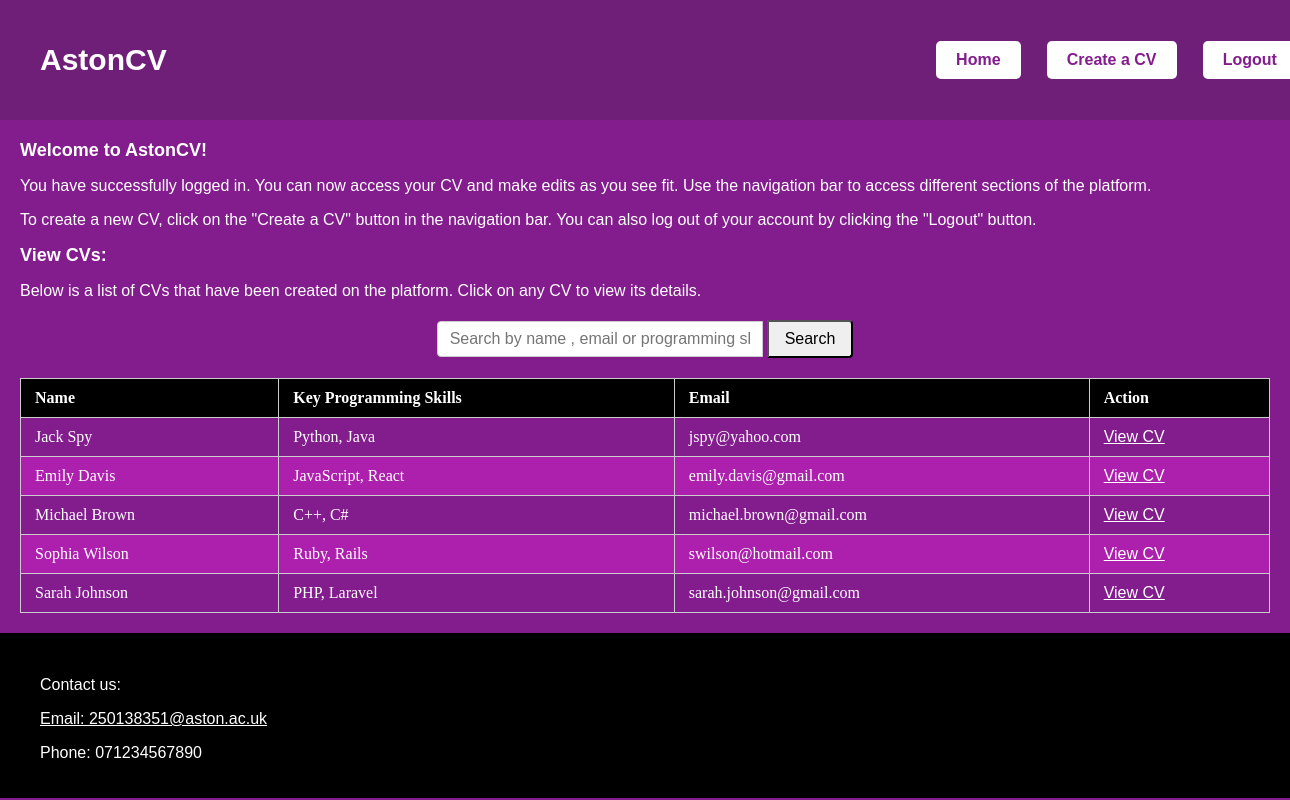
The page /logged.php (signed in) on the database its author committed.
### tables this page shows
CREATE TABLE `cvs` (
  `id` bigint(20) UNSIGNED NOT NULL,
  `name` varchar(100) NOT NULL,
  `email` varchar(100) NOT NULL,
  `password` varchar(255) NOT NULL,
  `dob` date NOT NULL,
  `keyprogramming` varchar(255) DEFAULT NULL,
  `profile` varchar(500) DEFAULT NULL,
  `education` varchar(500) DEFAULT NULL,
  `URLlinks` varchar(500) DEFAULT NULL
);

### logged.php (the view, shortened to what this page needs)
<?php
require_once('connectdb.php');
$searchTerm = '';
$query = "SELECT name, email, keyprogramming FROM cvs WHERE profile IS NOT NULL AND keyprogramming IS NOT NULL AND education IS NOT NULL AND URLlinks IS NOT NULL";
$params = [];
$stmt = $db->prepare($query);
$stmt->execute($params);
$cvs = $stmt->fetchAll(PDO::FETCH_ASSOC);
?>
<!DOCTYPE html>
<html lang="en">
    <head>
        <link rel="stylesheet" type="text/css" href="CSS/style.css">
    </head>
    <body>
    <header id = "main-header">
        <h1>AstonCV</h1>
        <section id = "nav">
            <a href="logged.php">
            <button>Home</button>
            </a>
            <a href="createCV.php">
            <button>Create a CV</button>
            </a>
            <a href = "logout.php">
            <button>Logout</button>
            </a>
        </section>
       </header>
     <main>
        <section id = "logged">
            <h2>Welcome to AstonCV!</h2>
            <p>You have successfully logged in. You can now access your CV and make edits as you see fit. Use the navigation bar to access different sections of the platform.</p>
            <p>To create a new CV, click on the "Create a CV" button in the navigation bar. You can also log out of your account by clicking the "Logout" button.</p>
        </section>
        <section id = "view">
            <h2>View CVs:</h2>
            <p>Below is a list of CVs that have been created on the platform. Click on any CV to view its details.</p>
            <section id="searchBar">
                <form method="GET" action="logged.php">
                    <input type="text" name="search" placeholder="Search by name , email or programming skills..." value="<?= htmlspecialchars($searchTerm) ?>">
                    <button type="submit">Search</button>
                </form>
            </section>
            <?php if (!empty($cvs)): ?>
                <table id="cvTable">
                    <thead>
                        <tr>
                            <th>Name</th>
                            <th>Key Programming Skills</th>
                            <th>Email</th>
                            <th>Action</th>
                        </tr>
                    </thead>
                    <tbody>
                        <?php foreach ($cvs as $row): ?>
                            <tr>
                                <td><?= htmlspecialchars($row['name']) ?></td>
                                <td><?= htmlspecialchars($row['keyprogramming']) ?></td>
                                <td><?= htmlspecialchars($row['email']) ?></td>
                                <td><a href="logged_viewCV.php?name=<?= urlencode($row['name']) ?>">View CV</a></td>
                            </tr>
                        <?php endforeach; ?>
                    </tbody>
                </table>
            <?php else: ?>
                <p id="noResults">No CVs found matching "<?= htmlspecialchars($searchTerm) ?>".</p>
            <?php endif; ?>
        </section>
    </main>
        <footer id = "main-footer">
            <p>Contact us:</p>
            <a href="mailto:250138351@aston.ac.uk?" target="_blank" rel="noopener noreferrer">Email: 250138351@aston.ac.uk</a>
            <p>Phone: 071234567890</p>
        </footer>
    </body>
</html>

### CSS/style.css (style rules this page uses)
html { margin: 0; padding: 0; overflow-x: hidden; }
h1 { font-family: Arial, Helvetica, sans-serif; font-size: 30px ; color:white; }
body { margin: 0; max-width: 1840px; background-color: rgb(131,29,142); color: white; }
h2,h3 { font-family: Arial, Helvetica, sans-serif; font-size: 18px ; }
p, li, a { font-family: Arial, Helvetica, sans-serif; font-size: 16px ; }
#main-header { height : 80px; display: flex; align-items: center; justify-content: space-between; flex-wrap: wrap; width: 100%; margin: 0 auto; padding: 20px 40px; background-color: rgb(112, 31, 121); }
#main-header button, #forgot-password { background-color: white; color: rgb(131,29,142); padding: 10px 20px; border: none; border-radius: 5px; cursor: pointer; font-size: 16px; font-weight: bolder; }
#nav { display: flex; align-items: right; justify-content: space-around; width: 30%; flex-wrap: wrap; padding: 20px; }
main { margin: 20px; }
#main-footer { width: 100%; margin: 0 auto; padding: 20px 40px; border-top: 7px solid black; color: white; background-color: black; font-family: Arial, Helvetica, sans-serif; font-size: 16px; }
a { font-family: Arial, Helvetica, sans-serif; font-size: 16px ; color: white }
#searchBar { margin: 20px auto; text-align: center; }
#searchBar input[type="text"] { padding: 8px 12px; width: 300px; font-size: 1rem; border: 1px solid #ccc; border-radius: 4px 0 0 4px; }
#searchBar button { padding: 8px 16px; font-size: 1rem; border-radius: 0 4px 4px 0; cursor: pointer; }
#cvTable { width: 100%; border-collapse: collapse; margin-top: 20px; }
#cvTable th, #cvTable td { border: 1px solid #ccc; padding: 10px 14px; text-align: left; }
#cvTable thead { background-color: black; }
#cvTable tbody tr:nth-child(even) { background-color: #ad20ad; }

### rows shown on the page
cvs: name "Jack Spy", keyprogramming "Python, Java", email "jspy@yahoo.com"
cvs: name "Emily Davis", keyprogramming "JavaScript, React", email "emily.davis@gmail.com"
cvs: name "Michael Brown", keyprogramming "C++, C#", email "michael.brown@gmail.com"
cvs: name "Sophia Wilson", keyprogramming "Ruby, Rails", email "swilson@hotmail.com"
cvs: name "Sarah Johnson", keyprogramming "PHP, Laravel", email "sarah.johnson@gmail.com"
